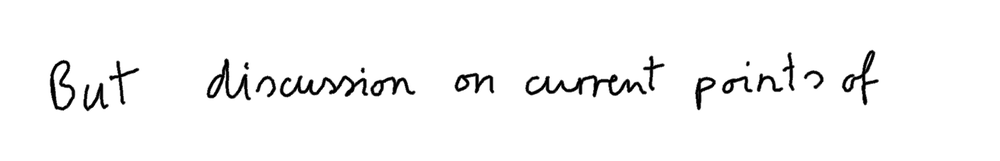
#> input picture input.tif, 1000 x 161 px, shrunk from 2031 x 327 before the run; its folder holds only this picture in this run
$ python -i prepare_data.py   (imports and definitions only)
#> lines starting #> are read from the running program, lines starting #| are printed output that depends on the picture; after the words box and inside, x2 and y2 are one past the last pixel; in counts of white or black regions, pixels touching at a corner belong together
import os
import cv2 as cv


class Character:
    def __init__(self, vector, character):
        self.vector = vector
        self.character = character


def to_matrix(file_path):
#> called with file_path = 'input.tif'
    image = cv.imread(file_path)
#> image is the input picture: shape (161, 1000, 3); min 0, max 255, mean 247
    gray = cv.cvtColor(image, cv.COLOR_BGR2GRAY)
    _, gray = cv.threshold(gray, 127, 255, cv.THRESH_BINARY_INV)
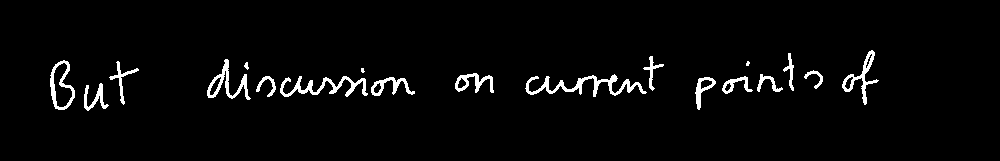
#> gray: shape (161, 1000); 3.1% white; 19 white regions (2 under 20 px), largest, box (x1, y1, x2, y2) and area: (525, 74, 647, 97) 801, (280, 76, 368, 97) 631, (207, 59, 251, 100) 487
    gray = cv.bitwise_not(gray)
    return gray


def get_dicts(path, limit):
    dicts = []
    for char_folder in os.listdir(f"{path}"):
        folder_path = f"{path}/{char_folder}"
        for i, file in enumerate(os.listdir(folder_path)[0:limit]):
            matrix = to_matrix(f"datasets/handwritten_letters/{char_folder}/{file}")
            char_dict = {'matrix': matrix, 'character': char_folder}
            dicts.append(char_dict)
            #print(f"{char_folder} - {i+1}/{len(os.listdir(file_path))}")
    return dicts


def vectorize(matrix):
    vector = []
    for row in matrix:
        for element in row:
            vector.append(element)
    return vector


def get_data(src, limit):
    dicts = get_dicts(src, limit)
    data = []
    for dict in dicts:
        vector = vectorize(dict['matrix'])
        char = Character(vector, dict['character'])
        data.append(char)
    return data


src = 'datasets/handwritten_letters'
limit = 10
# [1 line that did not run here, left out]


# Character(vector (x), character (y))
# Bokstav med minst bilder 4261, J
# Bokstav med max bilder 65503, 0

>>> result = to_matrix('input.tif')
